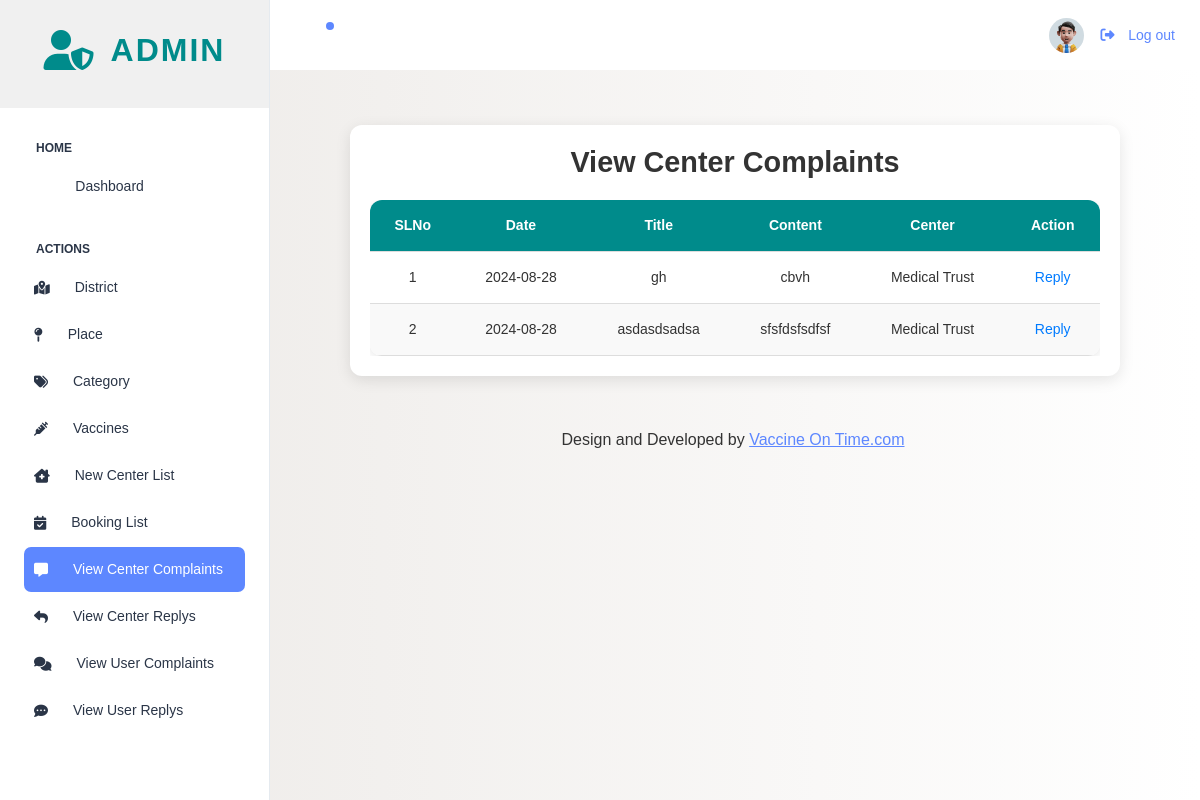
Before: /PROJECT/Admin/Viewcentercomplaints.php with the older database file.
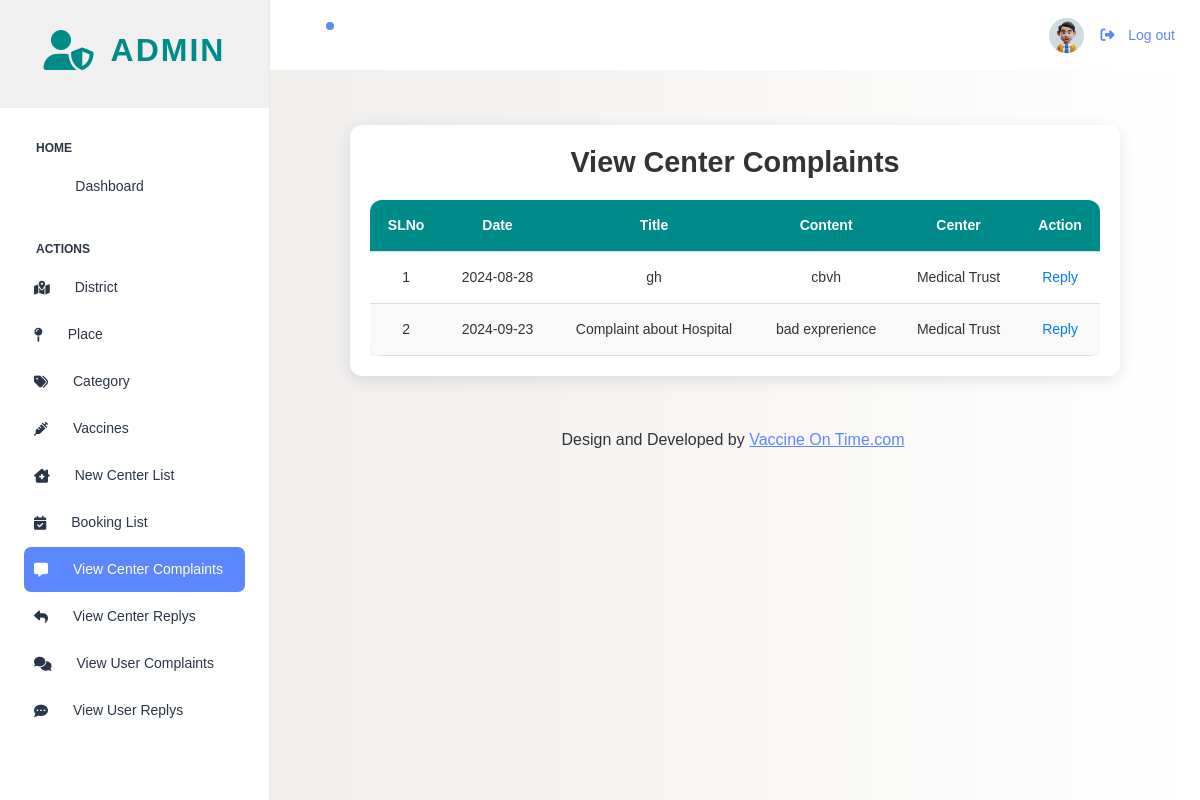
After: the same page with the newer database file.
### tables this page shows
CREATE TABLE `tbl_complaint` (
  `complaint_id` int(11) NOT NULL,
  `complaint_title` varchar(50) NOT NULL,
  `complaint_content` varchar(50) NOT NULL,
  `complaint_reply` varchar(50) NOT NULL,
  `complaint_status` int(50) NOT NULL DEFAULT 0,
  `complaint_date` varchar(50) NOT NULL,
  `user_id` int(11) NOT NULL,
  `center_id` int(11) NOT NULL
);

CREATE TABLE `tbl_center` (
  `center_id` int(10) NOT NULL,
  `center_name` varchar(50) NOT NULL,
  `center_email` varchar(50) NOT NULL,
  `center_password` varchar(50) NOT NULL,
  `center_address` varchar(100) NOT NULL,
  `place_id` int(11) NOT NULL,
  `center_contact` varchar(50) NOT NULL,
  `center_proof` varchar(500) NOT NULL,
  `center_photo` varchar(500) NOT NULL,
  `center_status` int(11) NOT NULL DEFAULT 0
);

### PROJECT/Admin/Viewcentercomplaints.php (the view, shortened to what this page needs)
<?php
include('../Assets/connection/connection.php');
include('Head.php');
?>
<!DOCTYPE html>
<html lang="en">
<head>
</head>
<body>
  <div class="container">
    <h2>View Center Complaints</h2>
    <div class="table-responsive">
      <table class="complaint-table">
        <thead>
          <tr>
            <th>SLNo</th>
            <th>Date</th>
            <th>Title</th>
            <th>Content</th>
            <th>Center</th>
            <th>Action</th>
          </tr>
        </thead>
        <tbody>
          <?php
          $i = 0;
          $sel = "SELECT * FROM tbl_complaint c INNER JOIN tbl_center t ON c.center_id = t.center_id";
          $row = $con->query($sel);
          while ($data = $row->fetch_assoc()) {
            $i++;
            ?>
            <tr>
              <td><?php echo $i ?></td>
              <td><?php echo $data['complaint_date'] ?></td>
              <td><?php echo $data['complaint_title'] ?></td>
              <td><?php echo $data['complaint_content'] ?></td>
              <td><?php echo $data['center_name'] ?></td>
              <td>
                <a href="Reply.php?repliID=<?php echo $data['complaint_id'] ?>">Reply</a>
              </td>
            </tr>
            <?php
          }
          ?>
        </tbody>
      </table>
    </div>
  </div>
  <?php include('Foot.php'); ?>
</body>
</html>

Changed rows visible on the page:
removed tbl_complaint: complaint_date "2024-08-28", complaint_title "asdasdsadsa", complaint_content "sfsfdsfsdfsf", center.center_name "Medical Trust"
added tbl_complaint: complaint_date "2024-09-23", complaint_title "Complaint about Hospital", complaint_content "bad exprerience", center.center_name "Medical Trust"
